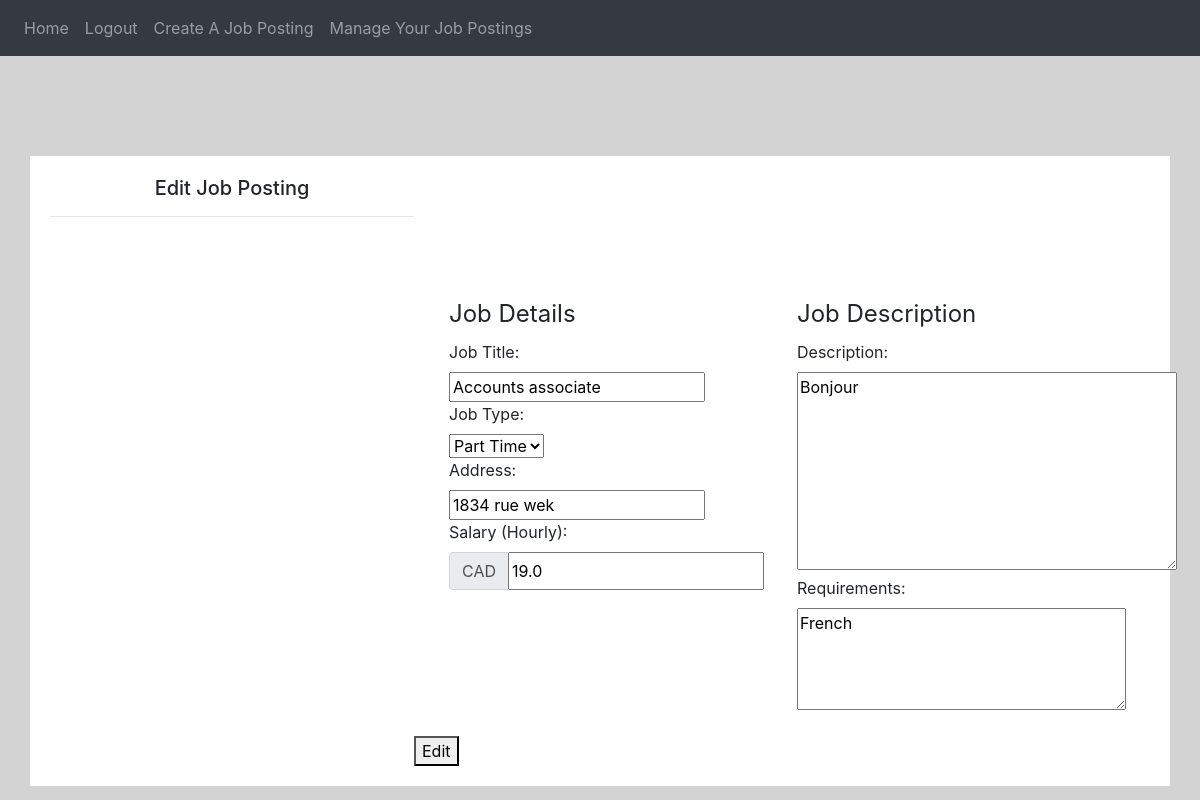
The app's page /edit_job_posting/4 (signed in) with its own data.
### website/models.py (models this page shows)
class JobPosting(db.Model):
    id = db.Column(db.Integer, primary_key=True)
    title = db.Column(db.String(100))
    job_type = db.Column(db.String(50))
    address = db.Column(db.String(200))
    salary = db.Column(db.Float)
    description = db.Column(db.Text)
    requirements = db.Column(db.Text)
    employer_id = db.Column(db.Integer, db.ForeignKey('user.id'))  # Relationship with User model

### website/auth.py (the view, shortened to what this page needs)
@auth.route('/edit_job_posting/<int:job_id>', methods=['GET', 'POST'])
@login_required
def edit_job_posting(job_id):
    joposting = JobPosting.query.get_or_404(job_id)
    is_new_job = False
    return render_template('dashbord.html', joposting=joposting, user=current_user, is_new_job=is_new_job, header='Edit Job Posting', button_text='Update')

### website/__init__.py (called while the page is built)
def create_app():
    app = Flask(__name__)
    app.config['SECRET_KEY'] = 'dinaomidvartehrani'
    app.config['SQLALCHEMY_DATABASE_URI'] = f'sqlite:///{DB_NAME}'
    db.init_app(app)
    from .views import views
    from .auth import auth
    app.register_blueprint(views, url_prefix='/')
    app.register_blueprint(auth, url_prefix='/')
    from .models import User, Note, JobPosting
    with app.app_context():
        db.create_all()
    login_manager = LoginManager()
    login_manager.login_view = 'auth.login'
    login_manager.init_app(app)
    @login_manager.user_loader
    def load_user(id):
        return User.query.get(int(id))
    return app

### website/templates/dashbord.html (shortened to what this page needs)
{% extends "base.html" %} {% block title %}Create Job Posting{% endblock %}
{% block content%}
<link rel="stylesheet" href="https://code.jquery.com/ui/1.12.1/themes/base/jquery-ui.css">
<body>
<div>
  <h5 align="center">{{ header }}</h5>
  <hr>
</div>
<form method="POST" action="{{ url_for('auth.create_job' if is_new_job else 'auth.edit_job_posting', job_id=joposting.id if not is_new_job else None) }}">
  <div class="container">
    <div class="col-md-6">
      <fieldset>
        <legend>Job Details</legend>
        <label for="title">Job Title:</label><br>
        <input type="text" id="title" name="title" placeholder="Type here..." value="{{ joposting.title if not is_new_job else '' }}" required><br>
        <label for="job-type">Job Type:</label><br>
        <select id="job-type" name="job-type">
          <option value="part-time" {% if joposting.job_type =='part-time' and not is_new_job %}selected{% endif %}>Part Time</option>
        </select><br>
        <label for="address">Address:</label><br>
        <input type="text" id="address" name="address" placeholder="Type here..." value="{{ joposting.address if not is_new_job else '' }}" required><br>
        <label for="salary">Salary (Hourly):</label>
        <div class="input-group">
          <div class="input-group-prepend">
            <span class="input-group-text">CAD</span>
          </div>
          <input type="text" id="salary" name="salary" pattern="\d+(\.\d{1,2,3})?" value="{{ joposting.salary if not is_new_job else '' }}" required>
        </div><br>
      </fieldset>
    </div>
<div class="col-md-6">
      <fieldset>
        <legend>Job Description</legend>
        <label for="description">Description:</label><br>
        <textarea id="description" name="description" placeholder="Type here..." rows="8" cols="35" required>{{ joposting.description if not is_new_job else '' }}</textarea><br>
        <label for="requirements">Requirements:</label><br>
        <textarea id="requirements" name="requirements" placeholder="Type here..." rows="4" cols="30" required>{{ joposting.requirements if not is_new_job else '' }}</textarea><br>
      </fieldset>
    </div>
</div>
    <div>
    {% if header == "Create A Job Posting" %}
    <button type="submit">Create</button>
    {% elif header == "Edit Job Posting" %}
    <button type="submit">Edit</button>
    {% endif %}
</div>
</form>
</body>
{% endblock %}

### website/templates/dashbord.html (style rules this page uses)
body { background-color: lightgray; }
.container { display: flex; justify-content: space-between; margin-top: 100px; background-color: white; padding: 20px; }
.container > div { flex-basis: 85%; }

### records on screen
JobPosting: title "Accounts associate", job-type "Part Time", address "1834 rue wek", salary "19.0", description "Bonjour", requirements "French"

### other values on screen
{{ header }} "Edit Job Posting"
